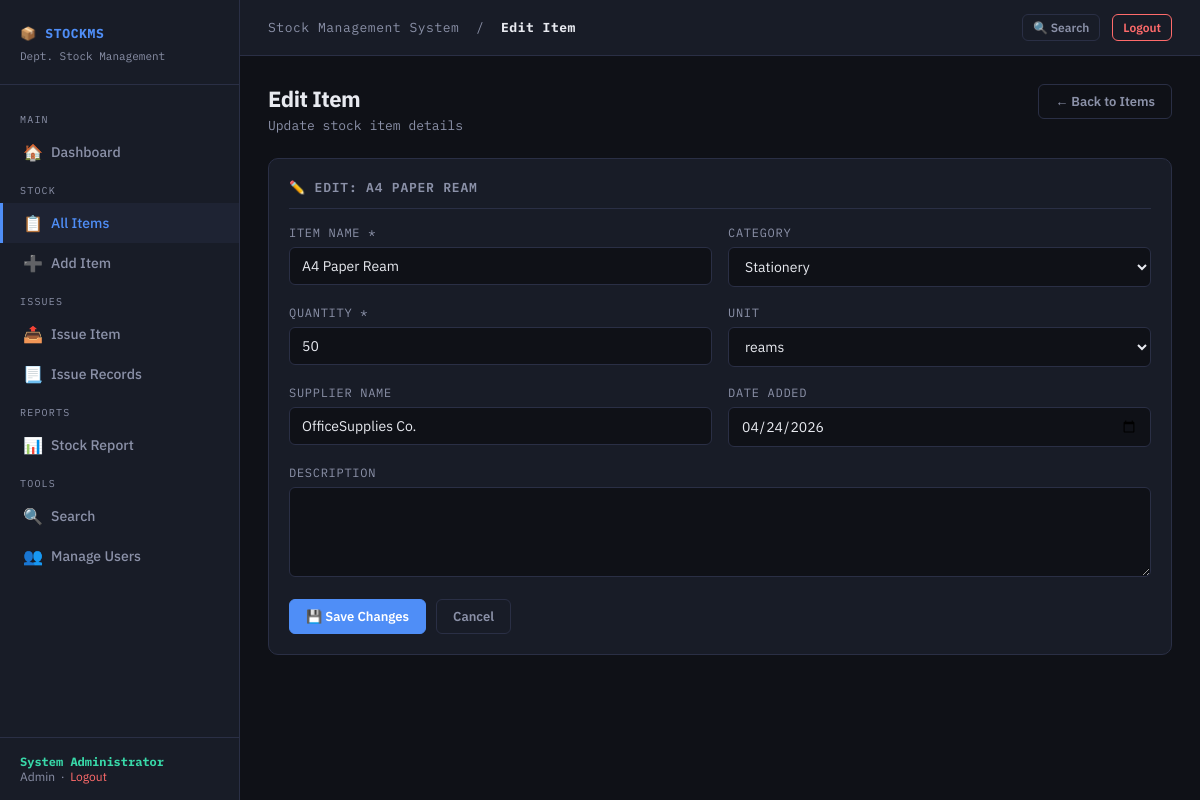
/items/edit.php?id=1 (signed in), run on the app's committed database.
### tables this page shows
CREATE TABLE IF NOT EXISTS items (
    id INT AUTO_INCREMENT PRIMARY KEY,
    name VARCHAR(200) NOT NULL,
    category_id INT,
    quantity INT DEFAULT 0,
    unit VARCHAR(50) DEFAULT 'pcs',
    supplier VARCHAR(200),
    description TEXT,
    date_added DATE,
    created_at TIMESTAMP DEFAULT CURRENT_TIMESTAMP,
    FOREIGN KEY (category_id) REFERENCES categories(id) ON DELETE SET NULL
);

CREATE TABLE IF NOT EXISTS categories (
    id INT AUTO_INCREMENT PRIMARY KEY,
    name VARCHAR(100) NOT NULL,
    created_at TIMESTAMP DEFAULT CURRENT_TIMESTAMP
);

### items/edit.php (the view, shortened to what this page needs)
<?php
require_once '../config.php';
$id = (int)($_GET['id'] ?? 0);
$item = $conn->query("SELECT * FROM items WHERE id = $id")->fetch_assoc();
$categories = $conn->query("SELECT * FROM categories ORDER BY name");
include '../includes/sidebar.php';
?>
<div class="page-header">
    <div>
        <h1>Edit Item</h1>
        <p>Update stock item details</p>
    </div>
    <a href="list.php" class="btn btn-outline">← Back to Items</a>
</div>
<div class="card">
    <div class="card-title">✏️ Edit: <?= htmlspecialchars($item['name']) ?></div>
    <form method="POST" action="">
        <div class="form-row">
            <div class="form-group">
                <label>Item Name *</label>
                <input type="text" name="name" class="form-control"
                       value="<?= htmlspecialchars($_POST['name'] ?? $item['name']) ?>" required>
            </div>
            <div class="form-group">
                <label>Category</label>
                <select name="category_id" class="form-control">
                    <?php while ($cat = $categories->fetch_assoc()): ?>
                    <option value="<?= $cat['id'] ?>"
                        <?= (($_POST['category_id'] ?? $item['category_id']) == $cat['id']) ? 'selected' : '' ?>>
                        <?= htmlspecialchars($cat['name']) ?>
                    </option>
                    <?php endwhile; ?>
                </select>
            </div>
        </div>
        <div class="form-row">
            <div class="form-group">
                <label>Quantity *</label>
                <input type="number" name="quantity" class="form-control" min="0"
                       value="<?= htmlspecialchars($_POST['quantity'] ?? $item['quantity']) ?>" required>
            </div>
            <div class="form-group">
                <label>Unit</label>
                <select name="unit" class="form-control">
                    <?php
                    $units = ['pcs','reams','boxes','sets','kg','litre','dozen','rolls','packets'];
                    foreach ($units as $u): ?>
                    <option value="<?= $u ?>" <?= (($_POST['unit'] ?? $item['unit']) === $u) ? 'selected' : '' ?>><?= $u ?></option>
                    <?php endforeach; ?>
                </select>
            </div>
        </div>
        <div class="form-row">
            <div class="form-group">
                <label>Supplier Name</label>
                <input type="text" name="supplier" class="form-control"
                       value="<?= htmlspecialchars($_POST['supplier'] ?? $item['supplier']) ?>">
            </div>
            <div class="form-group">
                <label>Date Added</label>
                <input type="date" name="date_added" class="form-control"
                       value="<?= htmlspecialchars($_POST['date_added'] ?? $item['date_added']) ?>">
            </div>
        </div>
        <div class="form-group">
            <label>Description</label>
            <textarea name="description" class="form-control"><?= htmlspecialchars($_POST['description'] ?? $item['description']) ?></textarea>
        </div>
        <div style="display:flex;gap:10px;">
            <button type="submit" class="btn btn-primary">💾 Save Changes</button>
            <a href="list.php" class="btn btn-outline">Cancel</a>
        </div>
    </form>
</div>
<?php include '../includes/footer.php'; ?>

### assets/css/style.css (style rules this page uses)
:root { --bg: #0f1117; --bg2: #181c27; --bg3: #1e2333; --border: #2a2f45; --accent: #4f8ef7; --accent2: #38d9a9; --danger: #ff6b6b; --warning: #ffd43b; --text: #e8eaf0; --text2: #8b91a8; --card: #181c27; --radius: 10px; --mono: 'IBM Plex Mono', monospace; --sans: 'IBM Plex Sans', sans-serif; }
* { box-sizing: border-box; margin: 0; padding: 0; }
body { font-family: var(--sans); background: var(--bg); color: var(--text); min-height: 100vh; display: flex; }
a { color: var(--accent); text-decoration: none; }
.page-header { margin-bottom: 24px; display: flex; align-items: flex-start; justify-content: space-between; gap: 16px; flex-wrap: wrap; }
.page-header h1 { font-size: 22px; font-weight: 700; color: var(--text); letter-spacing: -0.02em; }
.page-header p { font-size: 13px; color: var(--text2); margin-top: 4px; font-family: var(--mono); }
.card { background: var(--card); border: 1px solid var(--border); border-radius: var(--radius); padding: 20px; margin-bottom: 20px; }
.card-title { font-size: 13px; font-weight: 600; letter-spacing: 0.06em; text-transform: uppercase; color: var(--text2); font-family: var(--mono); margin-bottom: 16px; padding-bottom: 12px; border-bottom: 1px solid var(--border); }
.btn { display: inline-flex; align-items: center; gap: 6px; padding: 8px 16px; border-radius: 6px; font-size: 13px; font-weight: 600; cursor: pointer; border: 1px solid transparent; transition: all 0.15s; font-family: var(--sans); text-decoration: none; white-space: nowrap; }
.btn-primary { background: var(--accent); color: #fff; border-color: var(--accent); }
.btn-outline { background: transparent; color: var(--text2); border-color: var(--border); }
.form-group { margin-bottom: 18px; }
.form-group label { display: block; font-size: 12px; font-family: var(--mono); color: var(--text2); letter-spacing: 0.06em; text-transform: uppercase; margin-bottom: 7px; }
.form-control { width: 100%; background: var(--bg); border: 1px solid var(--border); border-radius: 6px; padding: 9px 12px; color: var(--text); font-size: 14px; font-family: var(--sans); transition: border-color 0.15s; outline: none; }
select.form-control { cursor: pointer; }
textarea.form-control { resize: vertical; min-height: 90px; }
.form-row { display: grid; grid-template-columns: 1fr 1fr; gap: 16px; }

### data on the page
items: name "A4 PAPER REAM", name "A4 Paper Ream", category_id "Stationery", quantity "50", unit "reams", supplier "OfficeSupplies Co.", date_added "04/24/2026"

### other printed values
$_SESSION['full_name'] "System Administrator"
$_SESSION['role'] "Admin"
SITE_NAME "Stock Management System"
$page_title "Edit Item"
